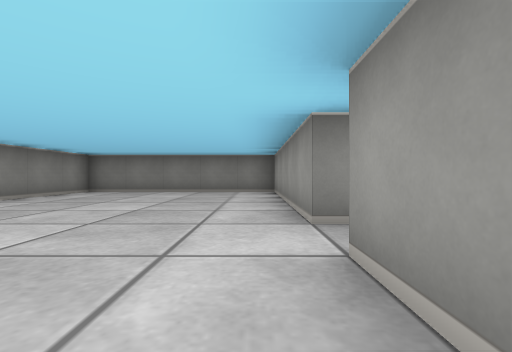
view 1 (above)

20 first-person views from a walk through a cub3D level. The camera is about half as high as the walls, looks level and sees 85° across. The floor is counted in squares. Each view is taken from the middle of a square. On the plan, view 1 faces up. The plan holds only what a view shows up to about 9 squares ahead; the rest is blank.

view 2
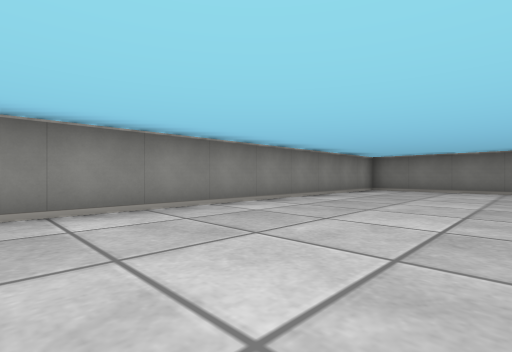

view 3
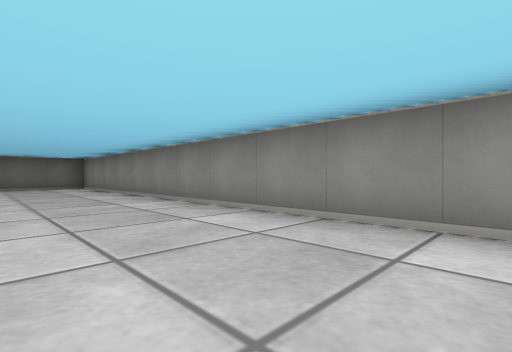

view 4
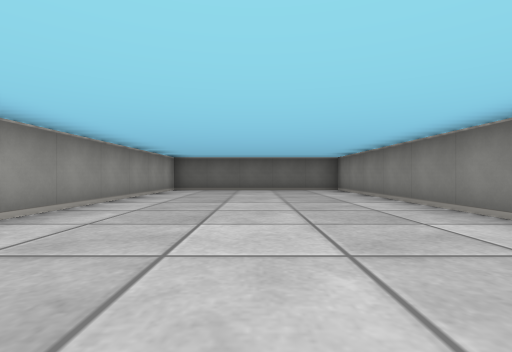

view 5
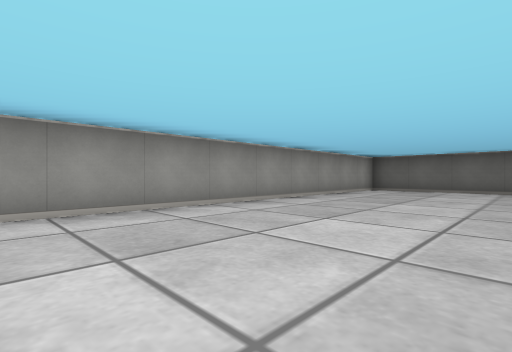

view 6
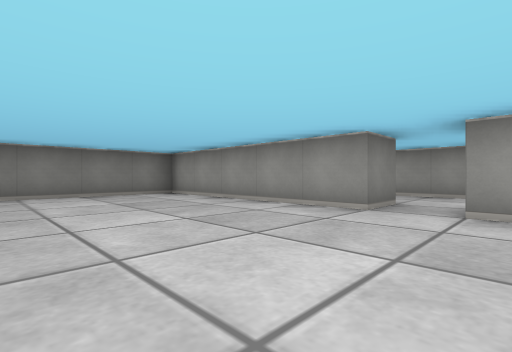

view 7
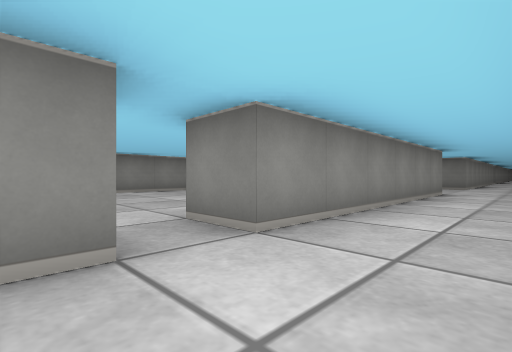

view 8
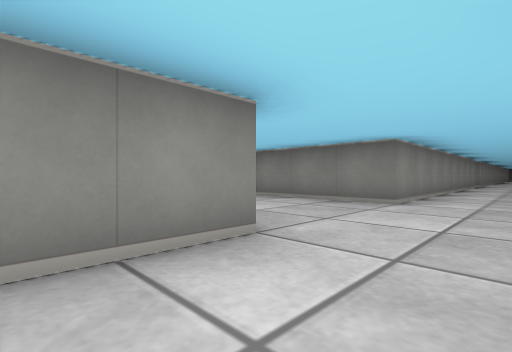

view 9
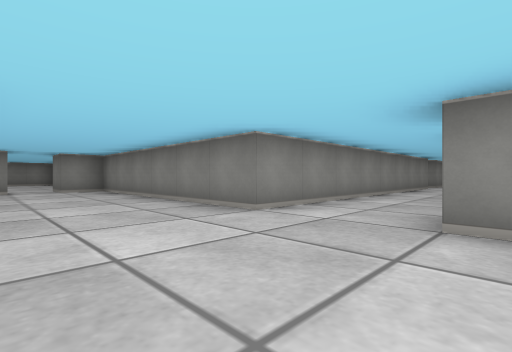

view 10
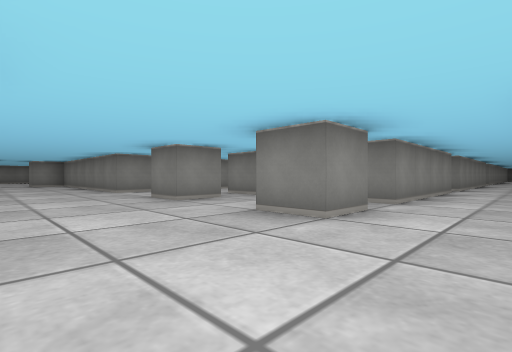

view 11
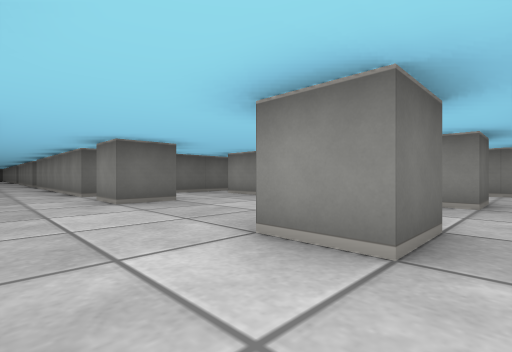

view 12
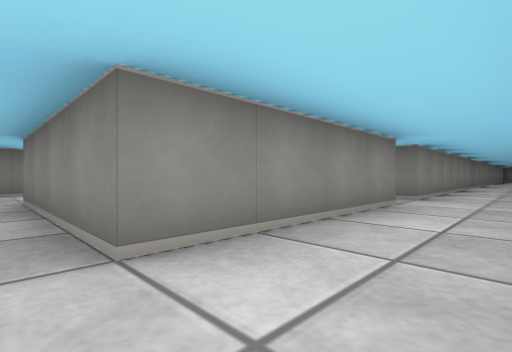

view 13
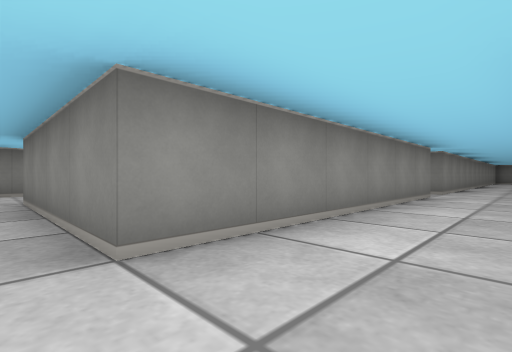

view 14
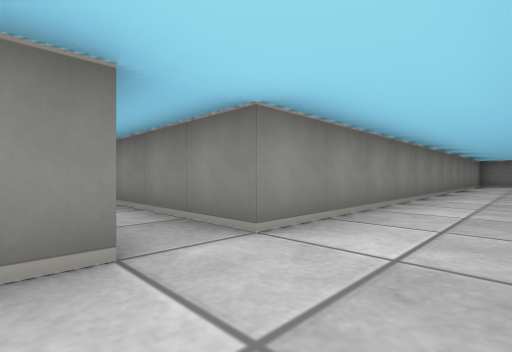

view 15
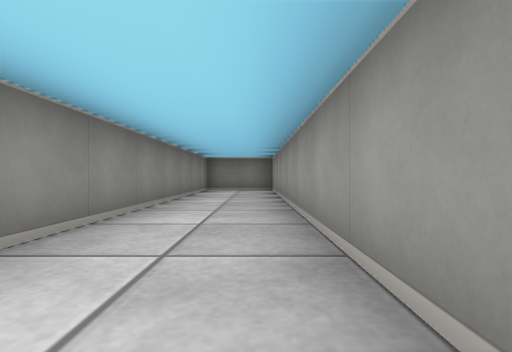

view 16
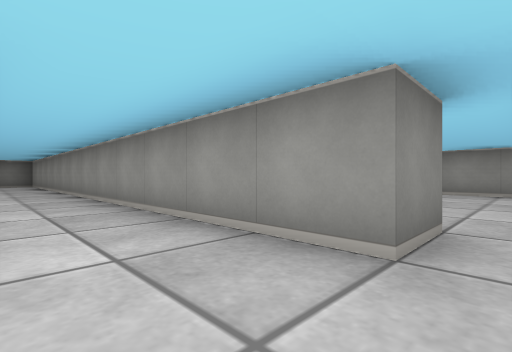

view 17
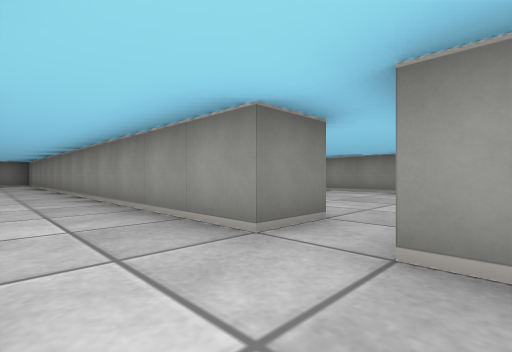

view 18
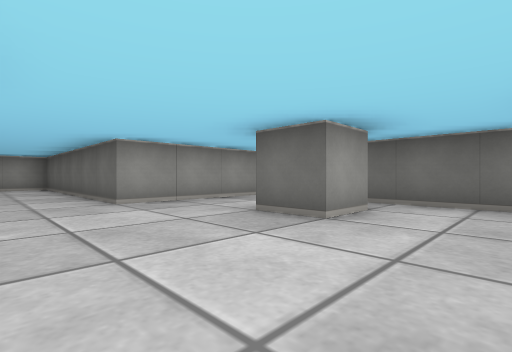

view 19
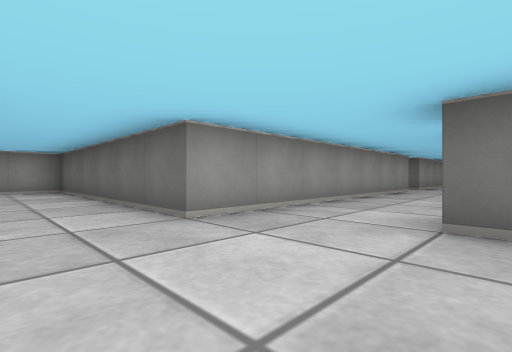

view 20
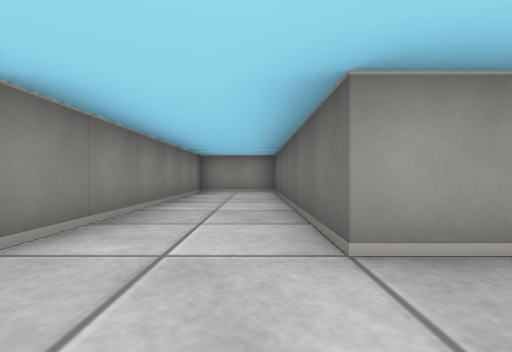

### Floor plan
Points are (right, up) in squares from view 1. A wall is a line through its corners. A room is listed if a view was taken in it or the views show most of it. See-through windows are left out.
Room 1 (views 1, 2, 3, 4, 5, 6)
walls: (0.5, 2.5) (0.5, 7.5) (-4.5, 7.5) (-4.5, -8.5) (0.5, -8.5) (0.5, 1.5)
ways out: opening at (1, 2) to room 2
Room 2 (views 7, 8, 9, 10, 11, 12, 13, 14, 15, 16, 17, 18, 19, 20)
walls: (6.5, 12.5) (7.5, 12.5) (7.5, 11.5) (6.5, 11.5); (3.5, 12.5) (4.5, 12.5) (4.5, 11.5) (3.5, 11.5); (4.5, 8.5) (4.5, 7.5); (7.5, 17.5) (7.5, 13.5) (3.5, 13.5); (6.5, 7.5) (6.5, 8.5) (7.5, 8.5) (7.5, 7.5); (1.5, 8.5) (1.5, 2.5) (0.5, 2.5); (3.6, 6.5) (7.5, 6.5) (7.5, 1.9); (1.5, 19.2) (1.5, 11.5) (-4.5, 11.5) (-4.5, 10.5) (-5.5, 10.5); (9.5, 23) (9.5, 23.5); (9.5, 2.5) (9.5, 9.5) (15.5, 9.5) (15.5, 11.5) (9.6, 11.5); (3.5, 1.9) (3.5, 3.2); (7.5, 24.6) (7.5, 18.5) (3.6, 18.5); (9.5, 24.5) (9.5, 37.2); (1.5, 1.6) (1.5, 1); (9.6, 37.5) (7.5, 37.5) (7.5, 25.5) (4.5, 25.5)
ways out: opening at (1, 2) to room 1; opening at (-5, 10); opening at (2.5, 1); opening at (2.5, 19); opening at (8.5, 1); opening at (10, 24)

Positions as (right, up) in squares from view 1, and headings:
1: (0, 0), facing up
2: (-1, -1), facing up-left
3: (-2, 2), facing down-left
4: (-2, 0), facing down
5: (-3, 0), facing down-right
6: (-3, 1), facing up-right
7: (3, 1), facing up-left
8: (3, 7), facing up-left
9: (4, 9), facing up-left
10: (9, 9), facing up-left
11: (9, 13), facing down-left
12: (9, 13), facing up-left
13: (9, 18), facing up-left
14: (9, 24), facing up-left
15: (9, 29), facing up
16: (8, 24), facing up-right
17: (8, 23), facing up-right
18: (5, 11), facing down-right
19: (7, 11), facing down-right
20: (8, 10), facing right
